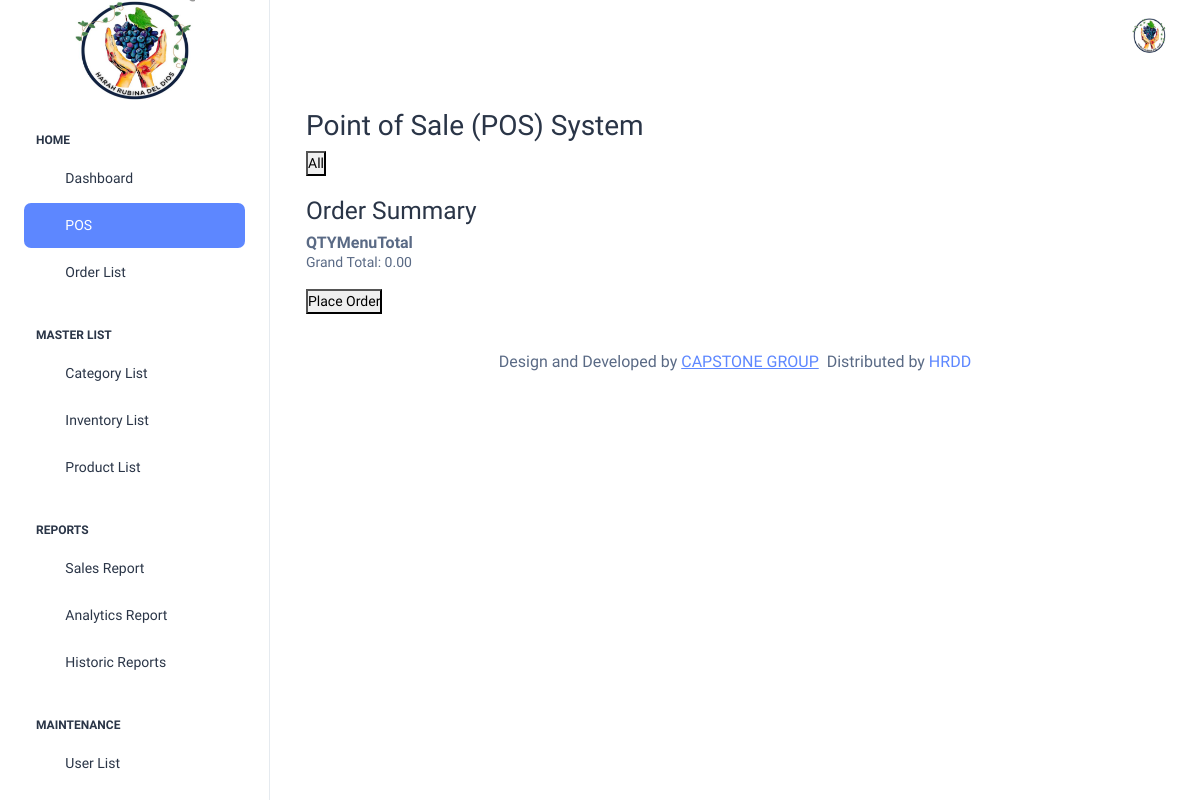
/index_admin.php?page=pos (signed in), run on an earlier commit of the app's database.
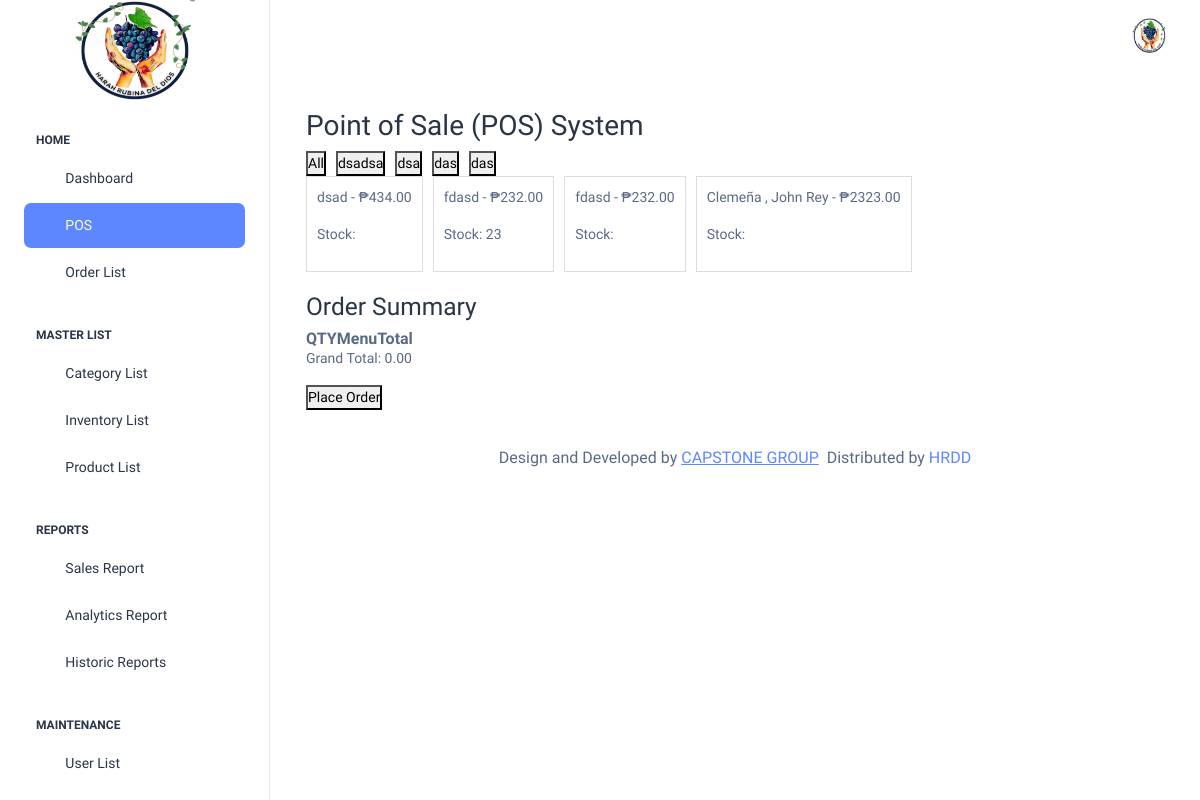
And on a later commit of the database.
### tables this page shows
CREATE TABLE `categories` (
  `id` int(11) NOT NULL,
  `name` varchar(255) NOT NULL,
  `description` text NOT NULL,
  `status` varchar(50) DEFAULT 'Active',
  `date_created` timestamp NOT NULL DEFAULT current_timestamp()
);

CREATE TABLE `products` (
  `id` int(11) NOT NULL,
  `name` varchar(255) NOT NULL,
  `description` text DEFAULT NULL,
  `price` decimal(10,2) NOT NULL,
  `status` enum('Active','Inactive') DEFAULT 'Active',
  `date_created` timestamp NOT NULL DEFAULT current_timestamp(),
  `category_id` int(11) NOT NULL
);

CREATE TABLE `inventory` (
  `id` int(11) NOT NULL,
  `product_id` int(11) NOT NULL,
  `stock_quantity` int(11) NOT NULL DEFAULT 0,
  `last_updated` timestamp NOT NULL DEFAULT current_timestamp() ON UPDATE current_timestamp()
);

### modules/pos.php (the view, shortened to what this page needs)
<?php
include "includes/connection.php";
function getCategories($con) {
    $sql = "SELECT * FROM categories ORDER BY date_created DESC";
    $result = $con->query($sql);
    return $result;
}
function getProducts($con) {
    $sql = "SELECT products.*, categories.name AS category_name, inventory.stock_quantity FROM products
            JOIN categories ON products.category_id = categories.id
            LEFT JOIN inventory ON products.id = inventory.product_id
            ORDER BY products.date_created DESC";
    $result = $con->query($sql);
    return $result;
}
?>
<div class="container mt-4">
    <h2>Point of Sale (POS) System</h2>
    <div class="categories">
        <?php $categories = getCategories($con); ?>
        <button class="category-btn active" onclick="filterCategory('All')">All</button>
        <?php while ($cat = $categories->fetch_assoc()) : ?>
            <button class="category-btn" onclick="filterCategory('<?= $cat['name']; ?>')"><?= $cat['name']; ?></button>
        <?php endwhile; ?>
    </div>
    <div class="menu" id="menuContainer">
        <?php $products = getProducts($con); ?>
        <?php while ($row = $products->fetch_assoc()) : ?>
        <div class="menu-item" data-category="<?= $row['category_name']; ?>" onclick="addToOrder('<?= $row['name']; ?>', <?= $row['price']; ?>)">
            <p><?= $row['name']; ?> - ₱<?= $row['price']; ?></p>
            <p>Stock: <?= $row['stock_quantity']; ?></p>
        </div>
        <?php endwhile; ?>
    </div>
    <div class="orders">
        <h3>Order Summary</h3>
        <table>
            <thead>
                <tr>
                    <th>QTY</th>
                    <th>Menu</th>
                    <th>Total</th>
                </tr>
            </thead>
        </table>
        <div>
            <p>Grand Total: <span id="grandTotal">0.00</span></p>
            <button onclick="placeOrder()">Place Order</button>
        </div>
    </div>
</div>

### includes/header.php (shortened to what this page needs)
<head>
  <link rel="stylesheet" href="assets/css/styles.min.css" />
</head>

### index_admin.php (shortened to what this page needs)
<?php
include 'includes/header.php';
?>
<body>
  <div class="page-wrapper" id="main-wrapper" data-layout="vertical" data-navbarbg="skin6" data-sidebartype="full"
    data-sidebar-position="fixed" data-header-position="fixed">
    <aside class="left-sidebar">
      <div>
        <div class="brand-logo d-flex align-items-center justify-content-center">
          <a href="index_admin.php?page=dashboard" class="text-nowrap logo-img">
            <img src="images/logo.png" width="120" height="100" style="display: block; margin: 0 auto;" alt="Logo" />
          </a>
        </div>
<nav class="sidebar-nav scroll-sidebar" data-simplebar>
  <ul id="sidebarnav">
    <li class="nav-small-cap">
      <span class="hide-menu">Home</span>
    </li>
    <li class="sidebar-item">
      <a class="sidebar-link" href="index_admin.php?page=dashboard">
        <i class="ti ti-layout-dashboard"></i>
        <span class="hide-menu">Dashboard</span>
      </a>
    </li>
    <li class="sidebar-item">
      <a class="sidebar-link" href="index_admin.php?page=pos">
        <i class="ti ti-cash"></i>
        <span class="hide-menu">POS</span>
      </a>
    </li>
    <li class="sidebar-item">
      <a class="sidebar-link" href="index_admin.php?page=order_list">
        <i class="ti ti-list-check"></i>
        <span class="hide-menu">Order List</span>
      </a>
    </li>
    <li class="nav-small-cap">
      <span class="hide-menu">Master List</span>
    </li>
    <li class="sidebar-item">
      <a class="sidebar-link" href="index_admin.php?page=category_list">
        <i class="ti ti-tags"></i>
        <span class="hide-menu">Category List</span>
      </a>
    </li>
    <li class="sidebar-item">
      <a class="sidebar-link" href="index_admin.php?page=inventory_list">
        <i class="ti ti-package"></i>
        <span class="hide-menu">Inventory List</span>
      </a>
    </li>
    <li class="sidebar-item">
      <a class="sidebar-link" href="index_admin.php?page=product_list">
        <i class="ti ti-box"></i>
        <span class="hide-menu">Product List</span>
      </a>
    </li>
    <li class="nav-small-cap">
      <span class="hide-menu">Reports</span>
    </li>
    <li class="sidebar-item">
      <a class="sidebar-link" href="index_admin.php?page=sales_report">
        <i class="ti ti-chart-bar"></i>
        <span class="hide-menu">Sales Report</span>
      </a>
    </li>
    <li class="sidebar-item">
      <a class="sidebar-link" href="index_admin.php?page=analytics_report">
        <i class="ti ti-chart-pie"></i>
        <span class="hide-menu">Analytics Report</span>
      </a>
    </li>
    <li class="sidebar-item">
      <a class="sidebar-link" href="index_admin.php?page=historic_reports">
        <i class="ti ti-history"></i>
        <span class="hide-menu">Historic Reports</span>
      </a>
    </li>
    <li class="nav-small-cap">
      <span class="hide-menu">Maintenance</span>
    </li>
    <li class="sidebar-item">
      <a class="sidebar-link" href="index_admin.php?page=user_list">
        <i class="ti ti-users"></i>
        <span class="hide-menu">User List</span>
      </a>
    </li>
    <li class="sidebar-item">
      <a class="sidebar-link" href="index_admin.php?page=system_information">
      </a>
    </li>
  </ul>
</nav>
      </div>
    </aside>
    <div class="body-wrapper">
      <?php include 'includes/nav.php'; ?>
      <div class="container-fluid">
        <?php
          $allowed_pages = [
            'dashboard' => 'modules/dashboard.php',
            'pos' => 'modules/pos.php',
            'order_list' => 'modules/order_list.php',
            'category_list' => 'modules/category_list.php',
            'inventory_list' => 'modules/inventory_list.php',
            'product_list' => 'modules/product_list.php',
            'sales_report' => 'modules/sales_report.php',
            'analytics_report' => 'modules/analytics_report.php',
            'historic_reports' => 'modules/historic_reports.php',
            'user_list' => 'modules/user_list.php',
            'system_information' => 'modules/system_information.php',
          ];
          $page = $_GET['page'] ?? 'dashboard';
          if (array_key_exists($page, $allowed_pages)) {
            include $allowed_pages[$page];
          } else {
            echo "<h4>Page Not Found</h4>";
          }
        ?>
      </div>
      <?php include 'includes/footer.php'; ?>
    </div>
  </div>
</body>

### includes/nav.php (shortened to what this page needs)
<header class="app-header">
  <nav class="navbar navbar-expand-lg navbar-light">
    <div class="navbar-collapse justify-content-end px-0" id="navbarNav">
      <ul class="navbar-nav flex-row ms-auto align-items-center justify-content-end">
          <a class="nav-link nav-icon-hover" href="javascript:void(0)" id="drop2" data-bs-toggle="dropdown"
            aria-expanded="false">
            <img src="images/logo.png" alt="" width="35" height="35" class="rounded-circle">
          </a>
      </ul>
    </div>
  </nav>
</header>

### includes/footer.php
<div class="py-6 px-6 text-center">
          <p class="mb-0 fs-4">Design and Developed by <a href="" target="_blank" class="pe-1 text-primary text-decoration-underline">CAPSTONE GROUP</a> Distributed by <a href="">HRDD</a></p>
</div>

### modules/pos.php (style rules this page uses)
.categories { display: flex; gap: 10px; }
.menu { display: flex; flex-wrap: wrap; gap: 10px; }
.menu-item { border: 1px solid #ddd; padding: 10px; cursor: pointer; }
.orders { margin-top: 20px; }

What changed in the data, as far as the page shows it:
added categories: name "dsadsa"
added categories: name "dsa"
added categories: name "das"
added categories: name "das"
added products: name "dsad", price "434.00"
added products: name "fdasd", price "232.00", inventory.stock_quantity "23"
added products: name "fdasd", price "232.00"
added products: name "Clemeña , John Rey", price "2323.00"
